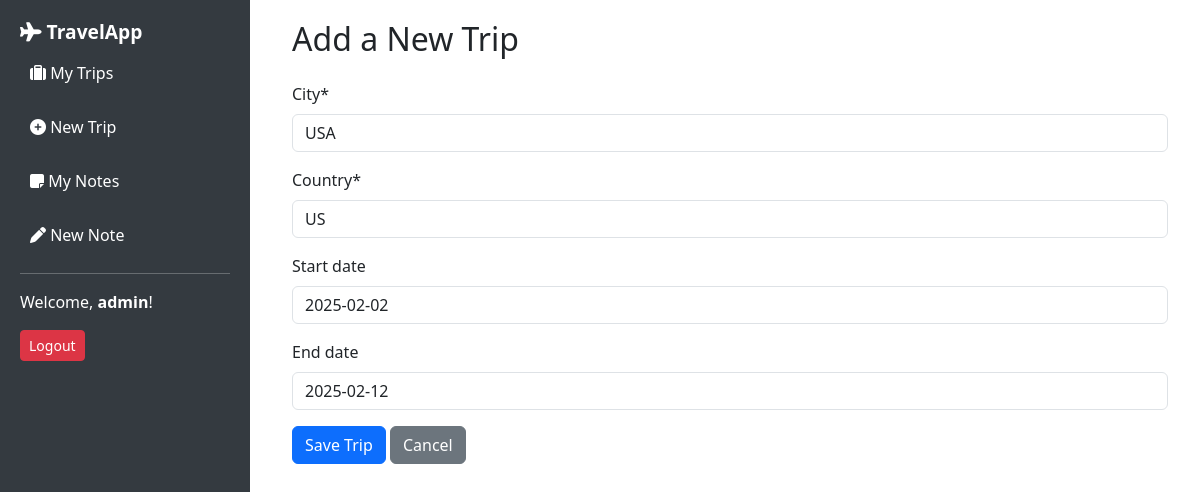
/dashboard/trip/1/edit/ (signed in), run on the app's committed database.
### trip/models.py (models this page shows, shortened)
class Trip(models.Model):
    city = models.CharField(max_length=100)
    country = models.CharField(max_length=2)  # ISO country code (e.g., "US", "IN")
    start_date = models.DateField(blank=True, null=True)
    end_date = models.DateField(blank=True, null=True)
    owner = models.ForeignKey(User, on_delete=models.CASCADE)

### trip/views.py (the view)
# urls.py: path("dashboard/trip/<int:pk>/edit/", TripUpdateView.as_view(), name="trip-update"),
class TripUpdateView(LoginRequiredMixin, UpdateView):
    model = Trip
    fields = ["city", "country", "start_date", "end_date"]
    success_url = reverse_lazy("trip-list")

### trip/templates/trip/trip_form.html (shortened to what this page needs)
{% extends "trip/_base.html" %}
{% load crispy_forms_tags %}
{% block content %}
  <div class="container">
    <h2 class="mb-4">Add a New Trip</h2>
    <form method="post" class="mt-4">
      {{ form|crispy }}
      <button type="submit" class="btn btn-primary">Save Trip</button>
      <a href="{% url 'trip-list' %}" class="btn btn-secondary">Cancel</a>
    </form>
  </div>
{% endblock %}

### trip/templates/trip/_base.html (shortened to what this page needs)
<!DOCTYPE html>
<html lang="en">
<head>
    <link href="https://cdn.jsdelivr.net/npm/bootstrap@5.3.0/dist/css/bootstrap.min.css" rel="stylesheet">
    <link rel="stylesheet" href="https://cdnjs.cloudflare.com/ajax/libs/font-awesome/6.4.0/css/all.min.css">
</head>
<body>
    <div class="sidebar">
        <h2 class="navbar-brand"><i class="fa-solid fa-plane"></i> TravelApp</h2>
        <a href="{% url 'trip-list' %}"><i class="fa-solid fa-suitcase"></i> My Trips</a>
        <a href="{% url 'trip-create' %}"><i class="fa-solid fa-plus-circle"></i> New Trip</a>
        <a href="{% url 'note-list' %}"><i class="fa-solid fa-sticky-note"></i> My Notes</a>
        <a href="{% url 'note-create' %}"><i class="fa-solid fa-pen"></i> New Note</a>
        <hr>
        {% if user.is_authenticated %}
            <p>Welcome, <strong>{{ user.username }}</strong>!</p>
            <form method="post" action="{% url 'logout' %}">
                <button type="submit" class="btn btn-danger btn-sm">Logout</button>
            </form>
        {% else %}
            <a href="{% url 'login' %}" class="btn btn-primary btn-sm">Login</a>
            <a href="{% url 'signup' %}" class="btn btn-success btn-sm">Sign Up</a>
        {% endif %}
    </div>
    <div class="content">
        {% block content %}{% endblock %}
    </div>
</body>
</html>

### trip/templates/trip/_base.html (style rules this page uses)
body { display: flex; height: 100vh; margin: 0; }
.sidebar { width: 250px; background-color: #343a40; color: white; padding: 20px; position: fixed; height: 100vh; }
.sidebar a { display: block; color: white; text-decoration: none; padding: 10px; margin-bottom: 10px; border-radius: 5px; cursor: pointer; }
.content { margin-left: 260px; padding: 20px; width: 100%; }
.navbar-brand { font-size: 1.2rem; font-weight: bold; }

### data on the page
Trip: city "USA", country "US", start_date "2025-02-02", end_date "2025-02-12"

### other printed values
{{ user.username }} "admin"
